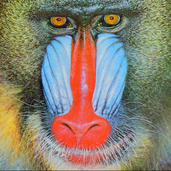
#> input picture imgs/baboon.tiff, 171 x 171 px, shrunk from 512 x 512 before the run, found by its file name
$ jupyter execute lab1.ipynb
#> lines starting #> are read from the running program, lines starting #| are printed output that depends on the picture; after the words box and inside, x2 and y2 are one past the last pixel; in counts of white or black regions, pixels touching at a corner belong together
### Tarea1/plot.py
# Katherine Garcia 20190418

import matplotlib.pyplot as plt
import numpy as np

def imgView(img, title=None, filename=None, axis=False):
    """
    Diferenciar entre una imgagen a color y bw
    Si hay filename -> grabar la img
    Si hay axis ->

    Args:
        img (_type_): imagen a identificar
        title (_type_, optional): Defaults to None.
        filename (_type_, optional): Defaults to None.
        axis (bool, optional): Defaults to False.
    """
    dim = len(img.shape)
    fig = plt.figure(figsize=(10.0,10.0))
    if axis != None:
        ax = fig.add_subplot(111)
    else:
        ax = axis

    if dim == 3: # imagen a color
        ax.imshow(img)
    elif dim == 2: # imagen bw
        ax.imshow(img, vmin=0, vmax=255, cmap='gray')

    ax.axes.xaxis.set_visible(False) # quitar axis
    ax.axes.yaxis.set_visible(False) # quitar axis

    if title:
        ax.set_title(title)
    if filename:
        plt.savefig(filename,bbox_inches='tight',pad_inches=0)
    else:
        # # h = plt.savefig(filename,bbox_inches='tight',pad_inches=0)
        # return fig
        plt.show()

# [24 lines left out: function imgFilter, not called in this run]

def imgComp(img1, img2, title=None, filename=None):
    """Image comparison
    Args:
        img1: image 1
        img2: image 2
        title: titles for the comparison
        filename: name to save img
    """
    if len(title) == 2:
        t1 = title[0]
        t2 = title[1]
    elif len(title) == 1:
        t1,t2 = title[0],title[0]
    else:
        t1,t2 = None,None

    dim1 = len(img1.shape)
    dim2 = len(img2.shape)

    fig = plt.figure(figsize=(10,10))
    ax1 = fig.add_subplot(121)
    if dim1 == 3: # imagen a color
        ax1.imshow(img1)
    elif dim1 == 2: # imagen bw
        ax1.imshow(img1, vmin=0, vmax=255, cmap='gray')
    ax1.set_title(t1)
    plt.axis('off')

    ax2 = fig.add_subplot(122)
    if dim2 == 3: # imagen a color
        ax2.imshow(img2)
    elif dim2 == 2: # imagen bw
        ax2.imshow(img2, vmin=0, vmax=255, cmap='gray')
    ax2.set_title(t2)
    plt.axis('off')

    if filename:
        plt.savefig(filename,bbox_inches='tight',pad_inches=0, format='png')
    else:
        plt.show()

# [18 lines left out: function imgSobel, not called in this run]

### Lab1/lab1.ipynb
[cell 1]
import plot
import numpy as np
import os
import cv2 as cv
import random as rng
rng.seed(42)

[cell 2]
imgk = np.array([[255,255,0,255,255,255,0,255],[255,255,0,255,0,255,0,255],[255,255,255,255,0,0,0,255],[0,0,0,0,0,0,0,255],
        [255,255,255,255,0,255,0,255],[0,0,0,255,0,255,0,255],[255,255,255,255,0,0,0,255],[255,255,255,255,0,255,255,255]], dtype=np.uint8)
# plot.imgView(imgk)

[cell 3]
path = '/Users/katherinegarcia/Desktop/Vision/imgs/'

# img a color
im = cv.imread(os.path.join(path,'baboon.tiff'), cv.IMREAD_COLOR)
#> im is the input picture: shape (171, 171, 3); mean B, G, R 113.2, 128.9, 137.5
# RGB -> BGR
img = cv.cvtColor(im, cv.COLOR_BGR2RGB)
# img bw
# imBW = cv.imread(os.path.join(path,'rice.png'), cv.IMREAD_GRAYSCALE)
imBW = cv.imread(os.path.join(path,'fprint3.pgm'), cv.IMREAD_GRAYSCALE)
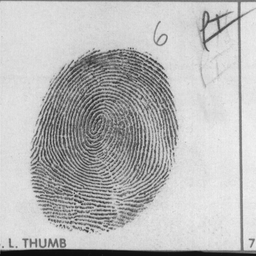
#> input picture imgs/fprint3.pgm, 256 x 256 px, shrunk from 768 x 768 before the run, found by its file name
#> imBW is the input picture: shape (256, 256); min 9, max 241, mean 184.9

[cell 4]
def imgPad(img, r):
    padded = np.pad(img,pad_width=r)
    # padded = np.pad(img,r,'constant',constant_values=0)
    return padded

[cell 5]
# pad = imgPad(imgk,1)
# plot.imgView(pad)

riceBin = cv.threshold(imBW,128,255,cv.THRESH_BINARY_INV|cv.THRESH_OTSU)[1]
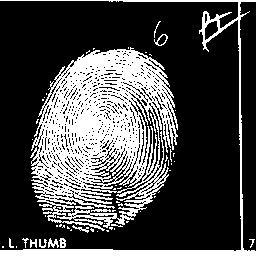
#> riceBin: shape (256, 256); 28.8% white; 59 white regions (47 under 20 px), largest, box (x1, y1, x2, y2) and area: (30, 47, 178, 231) 15269, (0, 0, 256, 256) 2965, (48, 238, 59, 248) 59
ricePad = imgPad(riceBin,1)
#> in imgPad, `padded = np.pad(img,pad_width=r)`:
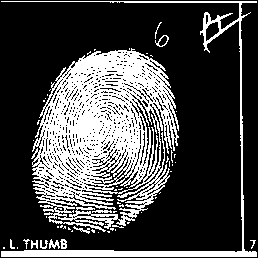
#> padded: shape (258, 258); 28.3% white; 59 white regions (47 under 20 px), largest, box (x1, y1, x2, y2) and area: (31, 48, 179, 232) 15269, (1, 1, 257, 257) 2965, (49, 239, 60, 249) 59
plot.imgComp(riceBin,ricePad, "")
#> in imgComp, `plt.show()`:
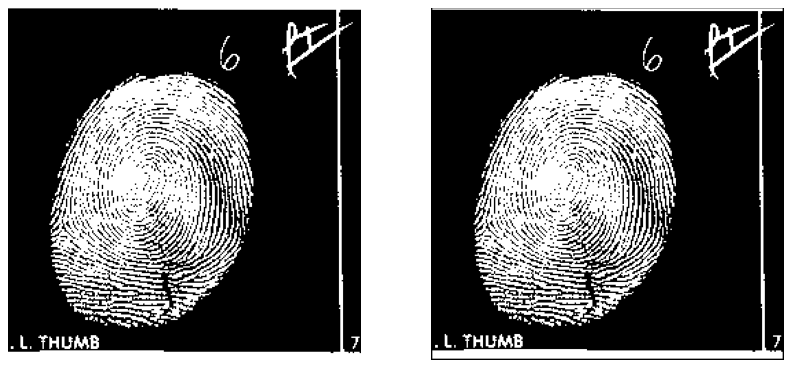
#> figure drawn by matplotlib, 2 panels

# imgMiniBin = cv.threshold(pad,128,255,cv.THRESH_BINARY|cv.THRESH_OTSU)[1]
# imgMiniBin = imgMiniBin[:32,:32]

[cell 6]
def connected_c(img):
    # binarizar la img - el blanco es el objeto de interes
    rows,cols = img.shape
#> rows = 258; cols = 258
    label = 1
    info = {}
    new = np.zeros((rows,cols), dtype=np.int64)

    # First Pass
    for i in range(1, rows-1):
        for j in range(1, cols-1):# i filas j columnas
            if img[i][j] != 0:
                n1 = img[i-1][j]
                n2 = img[i][j-1]
                if n1 == 0 and n2 == 0: # no hay vecinos
                    info[label] = [label]
                    new[i][j] = label
                    label += 1
                elif n1 != 0 or n2 != 0:
                    nlabels = [new[i-1][j],new[i][j-1]] # neighbor labels
                    mini = min(i for i in nlabels if i != 0)
                    maxi = max(i for i in nlabels if i != 0)
                    new[i][j] = mini
                    if maxi not in info[mini]:
                        info[mini].append(maxi)
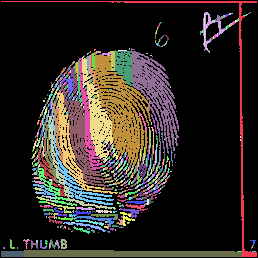
#> new: shape (258, 258) int64; 880 distinct labels, from 0 to 879; one colour per label, 0 black
#> after the loop, info = 879 items; label = 880

    # only relations, no singles
    list1 = [k for k,v in info.items() if len(v)<=1]
#> list1 = 323 values from 3 to 879
    for i in list1:
        info.pop(i)
#> this loop made 323 passes
#> i on passes 1 to 3: 3, 6, 11
#> after the loop, info = 556 items

    # Second Pass
    for i in range(0, rows):
        for j in range(0, cols):# i filas j columnas
            if new[i][j] != 0:
                for k,v in info.items():
                    if new[i][j] in v and new[i][j] != k :
                        new[i][j] = k
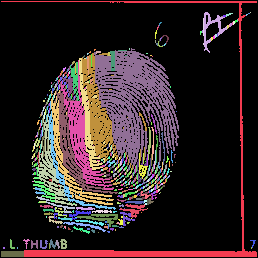
#> new: shape (258, 258) int64; 526 distinct labels, from 0 to 875; one colour per label, 0 black

    return new

[cell 7]
# new = connected_c(pad)
new2 = connected_c(ricePad)

[cell 8]
def labelview(labels):
    rows,cols = labels.shape
#> rows = 258; cols = 258
    new = np.zeros((rows,cols,3), dtype=np.uint8)
    colors = []
    labs = np.unique(labels)
#> labs = 526 values from 0 to 875
    labs = labs[labs != 0] # no 0
#> labs = 525 values from 1 to 875
    for l in labs:
        colors.append((rng.randint(0,256), rng.randint(0,256), rng.randint(0,256)))
#> this loop made 525 passes
#> l on passes 10 to 12: 13, 15, 17
#> after the loop, colors = 525 items, first 6: (57, 12, 140), (125, 114, 71), (52, 44, 216), (16, 15, 47), (111, 119, 13), (101, 214, 112)

    lenLabs = list(range(0, len(labs)))
#> lenLabs = 525 values from 0 to 524
    for i in range(0, rows):
        for j in range(0, cols):# i filas j columnas
            if labels[i][j] != 0:
                for c in range(len(labs)):
                    if labs[c] == labels[i][j]:
                        new[i][j] = colors[lenLabs[c]]
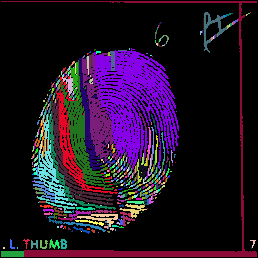
#> new: shape (258, 258, 3); mean of channels 0, 1, 2 37.9, 18, 33.9; drawn as B, G, R

    plot.imgView(new)
